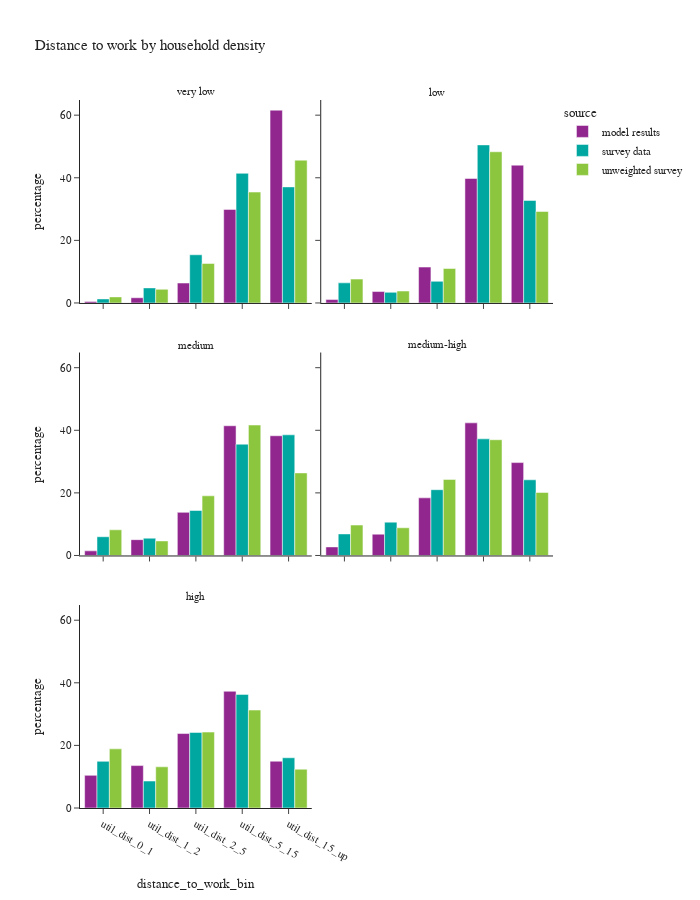

Here is the notebook cell this chart was saved with:
### Markdown cell above
- Household density represents the household density of a person's home location

### Code cell
df_plot = per_data.loc[(per_data['is_worker']) & (per_data['distance_to_work_bin'] != float('nan'))].groupby(['source','hh_density_group','distance_to_work_bin'])['person_weight'].sum().reset_index()
df_plot['percentage'] = df_plot.groupby(['source','hh_density_group'], group_keys=False)['person_weight']. \
    apply(lambda x: 100 * x / float(x.sum()))
# df_plot

fig = px.bar(df_plot, x="distance_to_work_bin", y="percentage", color="source",barmode="group",
             facet_col="hh_density_group", facet_col_wrap=2,
             title="Distance to work by household density")
fig.for_each_annotation(lambda a: a.update(text = a.text.split("=")[-1]))
fig.update_layout(height=900, width=700, font=dict(size=11))
fig.show()

### Figure 1 — Plotly figure (JSON) as saved in the notebook; plotly's stock layout.template omitted (floating-point values rounded to 4 significant figures)
{"data": [{"alignmentgroup": "True", "hovertemplate": "source=model results<br>hh_density_group=very low<br>distance_to_work_bin=%{x}<br>percentage=%{y}<extra></extra>", "legendgroup": "model results", "marker": {"color": "#91268F", "pattern": {"shape": ""}}, "name": "model results", "offsetgroup": "model results", "orientation": "v", "showlegend": true, "textposition": "auto", "type": "bar", "x": ["util_dist_0_1", "util_dist_1_2", "util_dist_2_5", "util_dist_5_15", "util_dist_15_up"], "xaxis": "x5", "y": [0.4726, 1.666, 6.365, 29.89, 61.6], "yaxis": "y5"}, {"alignmentgroup": "True", "hovertemplate": "source=model results<br>hh_density_group=low<br>distance_to_work_bin=%{x}<br>percentage=%{y}<extra></extra>", "legendgroup": "model results", "marker": {"color": "#91268F", "pattern": {"shape": ""}}, "name": "model results", "offsetgroup": "model results", "orientation": "v", "showlegend": false, "textposition": "auto", "type": "bar", "x": ["util_dist_0_1", "util_dist_1_2", "util_dist_2_5", "util_dist_5_15", "util_dist_15_up"], "xaxis": "x6", "y": [1.084, 3.647, 11.47, 39.78, 44.03], "yaxis": "y6"}, {"alignmentgroup": "True", "hovertemplate": "source=model results<br>hh_density_group=medium<br>distance_to_work_bin=%{x}<br>percentage=%{y}<extra></extra>", "legendgroup": "model results", "marker": {"color": "#91268F", "pattern": {"shape": ""}}, "name": "model results", "offsetgroup": "model results", "orientation": "v", "showlegend": false, "textposition": "auto", "type": "bar", "x": ["util_dist_0_1", "util_dist_1_2", "util_dist_2_5", "util_dist_5_15", "util_dist_15_up"], "xaxis": "x3", "y": [1.476, 5.05, 13.77, 41.45, 38.25], "yaxis": "y3"}, {"alignmentgroup": "True", "hovertemplate": "source=model results<br>hh_density_group=medium-high<br>distance_to_work_bin=%{x}<br>percentage=%{y}<extra></extra>", "legendgroup": "model results", "marker": {"color": "#91268F", "pattern": {"shape": ""}}, "name": "model results", "offsetgroup": "model results", "orientation": "v", "showlegend": false, "textposition": "auto", "type": "bar", "x": ["util_dist_0_1", "util_dist_1_2", "util_dist_2_5", "util_dist_5_15", "util_dist_15_up"], "xaxis": "x4", "y": [2.739, 6.806, 18.41, 42.37, 29.68], "yaxis": "y4"}, {"alignmentgroup": "True", "hovertemplate": "source=model results<br>hh_density_group=high<br>distance_to_work_bin=%{x}<br>percentage=%{y}<extra></extra>", "legendgroup": "model results", "marker": {"color": "#91268F", "pattern": {"shape": ""}}, "name": "model results", "offsetgroup": "model results", "orientation": "v", "showlegend": false, "textposition": "auto", "type": "bar", "x": ["util_dist_0_1", "util_dist_1_2", "util_dist_2_5", "util_dist_5_15", "util_dist_15_up"], "xaxis": "x", "y": [10.42, 13.55, 23.79, 37.29, 14.94], "yaxis": "y"}, {"alignmentgroup": "True", "hovertemplate": "source=survey data<br>hh_density_group=very low<br>distance_to_work_bin=%{x}<br>percentage=%{y}<extra></extra>", "legendgroup": "survey data", "marker": {"color": "#00A7A0", "pattern": {"shape": ""}}, "name": "survey data", "offsetgroup": "survey data", "orientation": "v", "showlegend": true, "textposition": "auto", "type": "bar", "x": ["util_dist_0_1", "util_dist_1_2", "util_dist_2_5", "util_dist_5_15", "util_dist_15_up"], "xaxis": "x5", "y": [1.29, 4.812, 15.4, 41.42, 37.08], "yaxis": "y5"}, {"alignmentgroup": "True", "hovertemplate": "source=survey data<br>hh_density_group=low<br>distance_to_work_bin=%{x}<br>percentage=%{y}<extra></extra>", "legendgroup": "survey data", "marker": {"color": "#00A7A0", "pattern": {"shape": ""}}, "name": "survey data", "offsetgroup": "survey data", "orientation": "v", "showlegend": false, "textposition": "auto", "type": "bar", "x": ["util_dist_0_1", "util_dist_1_2", "util_dist_2_5", "util_dist_5_15", "util_dist_15_up"], "xaxis": "x6", "y": [6.425, 3.398, 6.913, 50.51, 32.76], "yaxis": "y6"}, {"alignmentgroup": "True", "hovertemplate": "source=survey data<br>hh_density_group=medium<br>distance_to_work_bin=%{x}<br>percentage=%{y}<extra></extra>", "legendgroup": "survey data", "marker": {"color": "#00A7A0", "pattern": {"shape": ""}}, "name": "survey data", "offsetgroup": "survey data", "orientation": "v", "showlegend": false, "textposition": "auto", "type": "bar", "x": ["util_dist_0_1", "util_dist_1_2", "util_dist_2_5", "util_dist_5_15", "util_dist_15_up"], "xaxis": "x3", "y": [5.994, 5.526, 14.37, 35.56, 38.55], "yaxis": "y3"}, {"alignmentgroup": "True", "hovertemplate": "source=survey data<br>hh_density_group=medium-high<br>distance_to_work_bin=%{x}<br>percentage=%{y}<extra></extra>", "legendgroup": "survey data", "marker": {"color": "#00A7A0", "pattern": {"shape": ""}}, "name": "survey data", "offsetgroup": "survey data", "orientation": "v", "showlegend": false, "textposition": "auto", "type": "bar", "x": ["util_dist_0_1", "util_dist_1_2", "util_dist_2_5", "util_dist_5_15", "util_dist_15_up"], "xaxis": "x4", "y": [6.887, 10.65, 21.02, 37.26, 24.18], "yaxis": "y4"}, {"alignmentgroup": "True", "hovertemplate": "source=survey data<br>hh_density_group=high<br>distance_to_work_bin=%{x}<br>percentage=%{y}<extra></extra>", "legendgroup": "survey data", "marker": {"color": "#00A7A0", "pattern": {"shape": ""}}, "name": "survey data", "offsetgroup": "survey data", "orientation": "v", "showlegend": false, "textposition": "auto", "type": "bar", "x": ["util_dist_0_1", "util_dist_1_2", "util_dist_2_5", "util_dist_5_15", "util_dist_15_up"], "xaxis": "x", "y": [14.91, 8.609, 24.13, 36.3, 16.04], "yaxis": "y"}, {"alignmentgroup": "True", "hovertemplate": "source=unweighted survey<br>hh_density_group=very low<br>distance_to_work_bin=%{x}<br>percentage=%{y}<extra></extra>", "legendgroup": "unweighted survey", "marker": {"color": "#8CC63E", "pattern": {"shape": ""}}, "name": "unweighted survey", "offsetgroup": "unweighted survey", "orientation": "v", "showlegend": true, "textposition": "auto", "type": "bar", "x": ["util_dist_0_1", "util_dist_1_2", "util_dist_2_5", "util_dist_5_15", "util_dist_15_up"], "xaxis": "x5", "y": [1.942, 4.369, 12.62, 35.44, 45.63], "yaxis": "y5"}, {"alignmentgroup": "True", "hovertemplate": "source=unweighted survey<br>hh_density_group=low<br>distance_to_work_bin=%{x}<br>percentage=%{y}<extra></extra>", "legendgroup": "unweighted survey", "marker": {"color": "#8CC63E", "pattern": {"shape": ""}}, "name": "unweighted survey", "offsetgroup": "unweighted survey", "orientation": "v", "showlegend": false, "textposition": "auto", "type": "bar", "x": ["util_dist_0_1", "util_dist_1_2", "util_dist_2_5", "util_dist_5_15", "util_dist_15_up"], "xaxis": "x6", "y": [7.627, 3.814, 11.02, 48.31, 29.24], "yaxis": "y6"}, {"alignmentgroup": "True", "hovertemplate": "source=unweighted survey<br>hh_density_group=medium<br>distance_to_work_bin=%{x}<br>percentage=%{y}<extra></extra>", "legendgroup": "unweighted survey", "marker": {"color": "#8CC63E", "pattern": {"shape": ""}}, "name": "unweighted survey", "offsetgroup": "unweighted survey", "orientation": "v", "showlegend": false, "textposition": "auto", "type": "bar", "x": ["util_dist_0_1", "util_dist_1_2", "util_dist_2_5", "util_dist_5_15", "util_dist_15_up"], "xaxis": "x3", "y": [8.204, 4.656, 19.07, 41.69, 26.39], "yaxis": "y3"}, {"alignmentgroup": "True", "hovertemplate": "source=unweighted survey<br>hh_density_group=medium-high<br>distance_to_work_bin=%{x}<br>percentage=%{y}<extra></extra>", "legendgroup": "unweighted survey", "marker": {"color": "#8CC63E", "pattern": {"shape": ""}}, "name": "unweighted survey", "offsetgroup": "unweighted survey", "orientation": "v", "showlegend": false, "textposition": "auto", "type": "bar", "x": ["util_dist_0_1", "util_dist_1_2", "util_dist_2_5", "util_dist_5_15", "util_dist_15_up"], "xaxis": "x4", "y": [9.722, 8.854, 24.31, 36.98, 20.14], "yaxis": "y4"}, {"alignmentgroup": "True", "hovertemplate": "source=unweighted survey<br>hh_density_group=high<br>distance_to_work_bin=%{x}<br>percentage=%{y}<extra></extra>", "legendgroup": "unweighted survey", "marker": {"color": "#8CC63E", "pattern": {"shape": ""}}, "name": "unweighted survey", "offsetgroup": "unweighted survey", "orientation": "v", "showlegend": false, "textposition": "auto", "type": "bar", "x": ["util_dist_0_1", "util_dist_1_2", "util_dist_2_5", "util_dist_5_15", "util_dist_15_up"], "xaxis": "x", "y": [18.9, 13.16, 24.25, 31.29, 12.39], "yaxis": "y"}], "layout": {"annotations": [{"font": {}, "showarrow": false, "text": "high", "x": 0.245, "xanchor": "center", "xref": "paper", "y": 0.2867, "yanchor": "bottom", "yref": "paper"}, {"font": {}, "showarrow": false, "text": "medium", "x": 0.245, "xanchor": "center", "xref": "paper", "y": 0.6433, "yanchor": "bottom", "yref": "paper"}, {"font": {}, "showarrow": false, "text": "medium-high", "x": 0.755, "xanchor": "center", "xref": "paper", "y": 0.6433, "yanchor": "bottom", "yref": "paper"}, {"font": {}, "showarrow": false, "text": "very low", "x": 0.245, "xanchor": "center", "xref": "paper", "y": 1.0, "yanchor": "bottom", "yref": "paper"}, {"font": {}, "showarrow": false, "text": "low", "x": 0.755, "xanchor": "center", "xref": "paper", "y": 1.0, "yanchor": "bottom", "yref": "paper"}], "barmode": "group", "font": {"size": 11}, "height": 900, "legend": {"title": {"text": "source"}, "tracegroupgap": 0}, "title": {"text": "Distance to work by household density"}, "width": 700, "xaxis": {"anchor": "y", "domain": [0.0, 0.49], "title": {"text": "distance_to_work_bin"}}, "xaxis2": {"anchor": "y2", "domain": [0.51, 1.0], "matches": "x", "title": {"text": "distance_to_work_bin"}}, "xaxis3": {"anchor": "y3", "domain": [0.0, 0.49], "matches": "x", "showticklabels": false}, "xaxis4": {"anchor": "y4", "domain": [0.51, 1.0], "matches": "x", "showticklabels": false}, "xaxis5": {"anchor": "y5", "domain": [0.0, 0.49], "matches": "x", "showticklabels": false}, "xaxis6": {"anchor": "y6", "domain": [0.51, 1.0], "matches": "x", "showticklabels": false}, "yaxis": {"anchor": "x", "domain": [0.0, 0.2867], "title": {"text": "percentage"}}, "yaxis2": {"anchor": "x2", "domain": [0.0, 0.2867], "matches": "y", "showticklabels": false}, "yaxis3": {"anchor": "x3", "domain": [0.3567, 0.6433], "matches": "y", "title": {"text": "percentage"}}, "yaxis4": {"anchor": "x4", "domain": [0.3567, 0.6433], "matches": "y", "showticklabels": false}, "yaxis5": {"anchor": "x5", "domain": [0.7133, 1.0], "matches": "y", "title": {"text": "percentage"}}, "yaxis6": {"anchor": "x6", "domain": [0.7133, 1.0], "matches": "y", "showticklabels": false}}}
